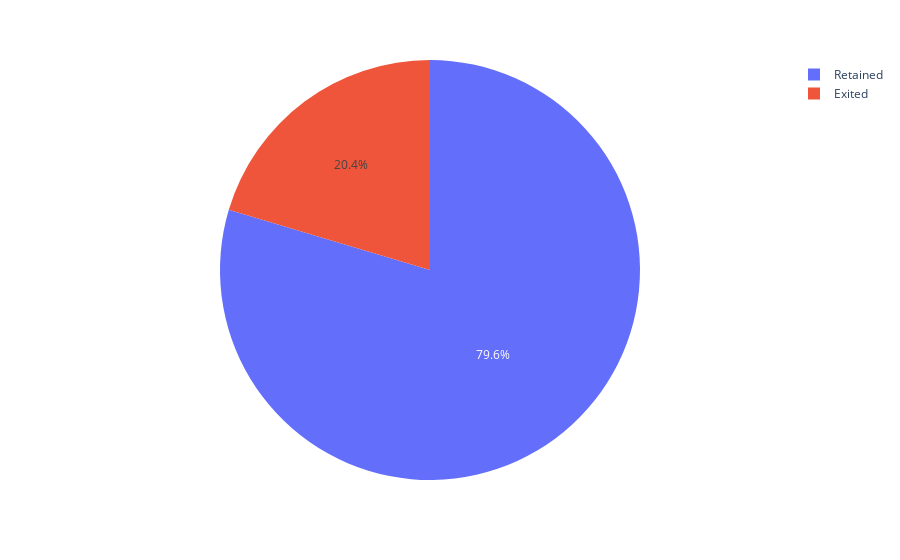

Notebook code for this chart:
### Code cell
values = data_new['Exited'].value_counts()
names = ['Retained', 'Exited']
fig7 = px.pie(values = values, names = names)
fig7.show()

### Figure 1 — Plotly figure (JSON) as saved in the notebook; plotly's stock layout.template omitted (floating-point values rounded to 4 significant figures)
{"data": [{"domain": {"x": [0, 1], "y": [0, 1]}, "hovertemplate": "label=%{label}<br>value=%{value}<extra></extra>", "labels": ["Retained", "Exited"], "legendgroup": "", "name": "", "showlegend": true, "type": "pie", "values": [7963, 2037]}], "layout": {"legend": {"tracegroupgap": 0}, "margin": {"t": 60}}}
